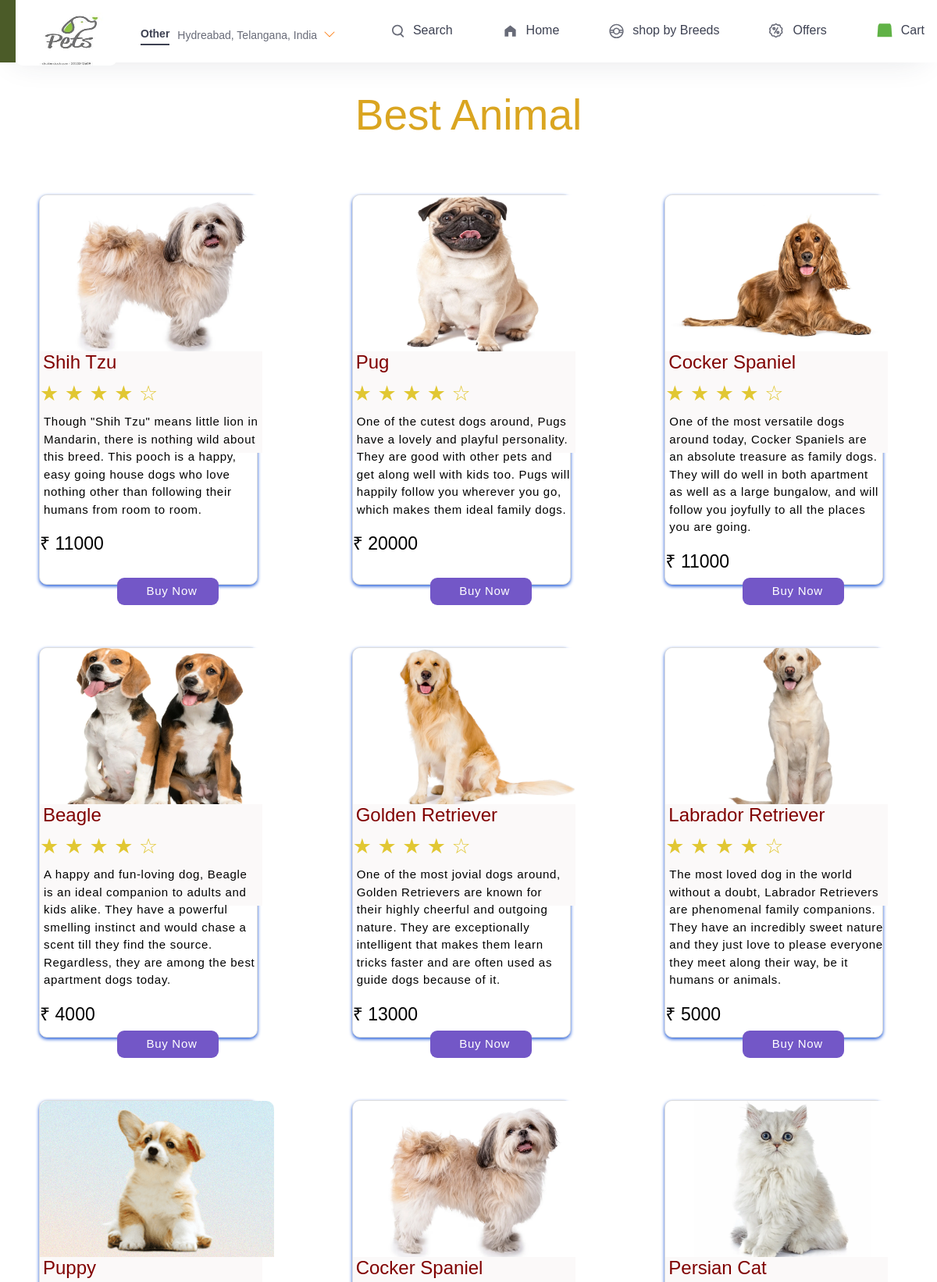
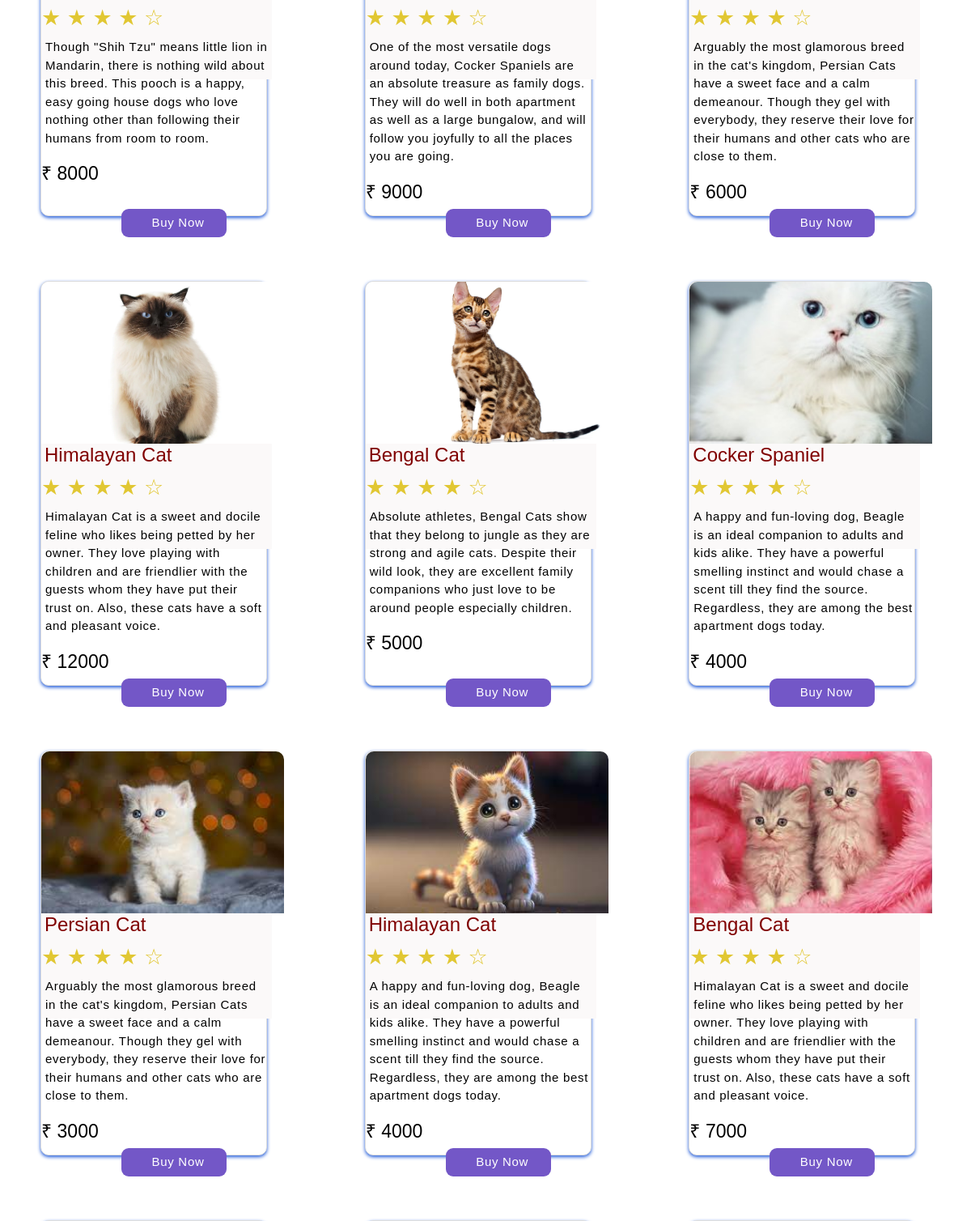
Page /animals (upper part) on the committed database (2 pictures, top to bottom).
### bookapp/models.py (models this page shows)
class animalsDB(models.Model):
    animals_image = models.ImageField(upload_to='images', null=True)
    animals_heading = models.CharField(max_length=1000)
    animals_content = models.CharField(max_length=2000)
    animals_price = models.IntegerField(max_length=6)
    animals_isStock = models.BooleanField(default=False)

### bookapp/views.py (the view)
# urls.py: path('animals', views.animals, name='animals'),
def animals(req):
    andata = animalsDB.objects.all()
    return render(req,'animals.html', {'data':andata})

### bookapp/templates/animals.html (shortened to what this page needs)
{% load static %}
<!DOCTYPE html>
<html lang="en">
  <head>
    <link rel="stylesheet" href="https://cdn.jsdelivr.net/npm/bootstrap@4.0.0/dist/css/bootstrap.min.css">
    <link rel="stylesheet" href="{% static 'css/style.css' %}">
    <link rel="stylesheet" href="{% static 'css/animals.css' %}">
  </head>
  <body>
      <header class="navbar">
          <div class="nav">
            <div class="left">
              <a href="#home" class="logo">
                <img class="logo_img" src="{% static 'images/logo1.jpeg' %}"  alt="">
              </a>
              <div class="location-div">
                <span class="other">Other</span>
                <span class="location">Hydreabad, Telangana, India</span>
                <span class="arrow-down">
                  <svg xmlns="http://www.w3.org/2000/svg" width="16" height="16" fill="currentColor" class="bi bi-chevron-down" viewBox="0 0 16 16">
                    <path fill-rule="evenodd" d="M1.646 4.646a.5.5 0 0 1 .708 0L8 10.293l5.646-5.647a.5.5 0 0 1 .708.708l-6 6a.5.5 0 0 1-.708 0l-6-6a.5.5 0 0 1 0-.708z"/>
                  </svg>
                </span>
              </div>
            </div>
            <div class="right">
              <ul class="items">
                <li>
                  <div class="nav-item">
                    <a href="{% url "animals" %}">
                      <span>Search</span>
                    </a>
                  </div>
                </li>
                <li>
                  <div class="nav-item">
                    <a href="{% url "home" %}">
                      <svg
                        class="_1GTCc"
                        viewBox="6 0 12 24"
                        height="19"
                        width="19"
                        fill="#686b78"
                      >
                        <path
                          d="M3 10v11h6v-7h6v7h6v-11L12,3z"
                        ></path>
                      </svg>
                      <span>Home</span>
                    </a>
                  </div>
                </li>
                <li>
                  <div class="nav-item">
                    <a href="{% url "animals" %}">
                      <span>shop by Breeds</span>
                    </a>
                  </div>
                </li>
                <li>
                  <div class="nav-item">
                    <a href="{% url "animals" %}">
                      <span>Offers </span>
                    </a>
                  </div>
                </li>
                <li>
                  <div class="nav-item">
                    <a href="{% url "cart" %}">
                      <svg
                        class="_1GTCc _173fq"
                        viewBox="-1 0 37 32"
                        height="20"
                        width="20"
                        fill="#60b246"
                      >
                        <path
                          d="M4.438 0l-2.598 5.11-1.84 26.124h34.909l-1.906-26.124-2.597-5.11z"
                        ></path>
                      </svg>
                      <span>Cart</span>
                    </a>
                  </div>
                </li>
              </ul>
            </div>
          </div>
      </header>
    <body>
      <br>
        <div class="headding">
          <h1 style=" font-size: 55px; text-align: center; padding-top: 90px; color: goldenrod;">Best Animal</h1>
        </div>
        <div class="main-card">
          {% for i in data %}
              <div class="animal-card">
              <img src="{{i.animals_image.url}}" class="shop-item-image" alt="Food Image">
              <div class="animal-details">
                  <h4 class="animal-name shop-item-title">{{i.animals_heading}}</h4>
                  <div class="rating">
                      <span class="star">&#9733;</span>
                      <span class="star">&#9733;</span>
                      <span class="star">&#9733;</span>
                      <span class="star">&#9733;</span>
                      <span class="star">&#9734;</span>
                  </div>
                  <p class="animal-description">{{i.animals_content}}</p>
                  <p class="shop-item-price">&#x20B9;&nbsp;{{i.animals_price}}</p>
              </div>
              <a href="{% url "cart" i.id%}">
              <button type="submit" class="button">Buy Now</button></a>
            </div>
          {% endfor %}
        </div>
    </body>
</html>

### bookapp/static/css/style.css (style rules this page uses)
*, *::after, *::before { box-sizing: inherit; margin: 0; padding: 0; }
html { font-size: 62.5%; box-sizing: border-box; }
body { font-family: sans-serif; font-size: 1.6rem; font-weight: 400; color: #000000; }
a { text-decoration: none; color: inherit; }
li { list-style: none; }
img { height: 100px; width: 150px; }
.navbar a { font-weight: 500; transition: all 0.2s linear; border-bottom: 2px solid transparent; }
.navbar { box-shadow: 0 15px 40px -20px rgba(43, 47, 68, 0.15); position: fixed; top: 0; left: 0; right: 0; height: 80px; background: #4b5b28; z-index: 1000; padding: 0 20px; }
.navbar .nav { max-width: 1200px; min-width: 1200px; position: relative; margin: 0 auto; height: 80px; background: #ffffff; display: flex; justify-content: space-between; }
.navbar .left { display: flex; align-items: center; }
.navbar .left .logo .logo_img { height: 80px; width: 130px; border-radius: 9px; }
.navbar .location-div, .other { position: relative; }
.navbar .location-div { display: flex; align-items: center; margin-left: 30px; max-width: 300px; height: 30px; cursor: pointer; margin-bottom: -1px; padding-right: 10px; font-size: 14px; }
.navbar .right { position: relative; }
.location-div .other { font-weight: 700; color: #3d4152; float: left; padding-bottom: 2px; border-bottom: 2px solid #3d4152; }
.location-div .location { display: block; font-weight: 300; padding-left: 5px; margin-left: 5px; color: #686b78; }
.location-div .arrow-down { position: absolute; right: -6%; top: 50%; transform: translateY(-50%); font-size: 1rem; color: #fc8019; font-weight: 700; }
.right .items { display: flex; align-items: center; }
.right .items li { margin-right: 36px; color: #3d4152; font-size: 16px; font-weight: 500; list-style-type: none; }
.right .items .nav-item { display: flex; align-items: center; padding-left: 28px; position: relative; height: 80px; cursor: pointer; }
.right .items .nav-item a { display: flex; align-items: center; text-decoration: none; color: #3d4152; font-size: 16px; }
.nav-item a span { padding-left: 11px; }
.right .items li:last-child a svg { color: #60b246; }

### bookapp/static/css/animals.css (style rules this page uses)
.main-card { display: grid; grid-template-columns: repeat(auto-fit, minmax(200px, 1fr)); grid-column-gap: 7em; grid-row-gap: 5em; margin: 40px 50px 40px 50px; margin-bottom: 170px; padding-right: 10px; }
.animal-card { width: 280px; height: 500px; background-color: #fff; border: 1px solid #ddd; border-radius: 10px; box-shadow: 0 2px 4px rgb(32, 91, 218); flex-direction: row; transition: all 0.3s; }
.animal-card img { width: 300px; height: 200px; object-fit: cover; border-top-left-radius: 10px; border-top-right-radius: 10px; }
.animal-card .animal-details { width: 285px; height: 130px; font-size: 20px; background-color: rgb(251, 249, 249); }
.animal-card .animal-details .animal-name { font-size: 24px; color: maroon; padding-left: 4px; }
.animal-card .animal-details .rating { color: #e1c733; font-size: 27px; }
.animal-card .animal-details .rating .star { display: inline-block; }
.animal-card .animal-details .animal-description { padding: 5px; font-size: 15px; letter-spacing: .7px; }
.animal-card .shop-item-price { font-size: 23px; }

### rows in the picture
animalsDB: animals_image (picture), animals_heading "Shih Tzu", animals_content "Though \"Shih Tzu\" means little lion in Mandarin, there is nothing wild about this breed. This pooch is a happy, easy going house dogs who love nothing other than following their humans from room to room.", animals_price "11000"
animalsDB: animals_image (picture), animals_heading "Pug", animals_content "One of the cutest dogs around, Pugs have a lovely and playful personality. They are good with other pets and get along well with kids too. Pugs will happily follow you wherever you go, which makes them ideal family dogs.", animals_price "20000"
animalsDB: animals_image (picture), animals_heading "Cocker Spaniel", animals_content "One of the most versatile dogs around today, Cocker Spaniels are an absolute treasure as family dogs. They will do well in both apartment as well as a large bungalow, and will follow you joyfully to all the places you are going.", animals_price "11000"
animalsDB: animals_image (picture), animals_heading "Beagle", animals_content "A happy and fun-loving dog, Beagle is an ideal companion to adults and kids alike. They have a powerful smelling instinct and would chase a scent till they find the source. Regardless, they are among the best apartment dogs today.", animals_price "4000"
animalsDB: animals_image (picture), animals_heading "Golden Retriever", animals_content "One of the most jovial dogs around, Golden Retrievers are known for their highly cheerful and outgoing nature. They are exceptionally intelligent that makes them learn tricks faster and are often used as guide dogs because of it.", animals_price "13000"
animalsDB: animals_image (picture), animals_heading "Labrador Retriever", animals_content "The most loved dog in the world without a doubt, Labrador Retrievers are phenomenal family companions. They have an incredibly sweet nature and they just love to please everyone they meet along their way, be it humans or animals.", animals_price "5000"
animalsDB: animals_image (picture), animals_heading "Puppy", animals_content "Though \"Shih Tzu\" means little lion in Mandarin, there is nothing wild about this breed. This pooch is a happy, easy going house dogs who love nothing other than following their humans from room to room.", animals_price "8000"
animalsDB: animals_image (picture), animals_heading "Cocker Spaniel", animals_content "One of the most versatile dogs around today, Cocker Spaniels are an absolute treasure as family dogs. They will do well in both apartment as well as a large bungalow, and will follow you joyfully to all the places you are going.", animals_price "9000"
animalsDB: animals_image (picture), animals_heading "Persian Cat", animals_content "Arguably the most glamorous breed in the cat's kingdom, Persian Cats have a sweet face and a calm demeanour. Though they gel with everybody, they reserve their love for their humans and other cats who are close to them.", animals_price "6000"
animalsDB: animals_image (picture), animals_heading "Himalayan Cat", animals_content "Himalayan Cat is a sweet and docile feline who likes being petted by her owner. They love playing with children and are friendlier with the guests whom they have put their trust on. Also, these cats have a soft and pleasant voice.", animals_price "12000"
animalsDB: animals_image (picture), animals_heading "Bengal Cat", animals_content "Absolute athletes, Bengal Cats show that they belong to jungle as they are strong and agile cats. Despite their wild look, they are excellent family companions who just love to be around people especially children.", animals_price "5000"
animalsDB: animals_image (picture), animals_heading "Cocker Spaniel", animals_content "A happy and fun-loving dog, Beagle is an ideal companion to adults and kids alike. They have a powerful smelling instinct and would chase a scent till they find the source. Regardless, they are among the best apartment dogs today.", animals_price "4000"
animalsDB: animals_image (picture), animals_heading "Persian Cat", animals_content "Arguably the most glamorous breed in the cat's kingdom, Persian Cats have a sweet face and a calm demeanour. Though they gel with everybody, they reserve their love for their humans and other cats who are close to them.", animals_price "3000"
animalsDB: animals_image (picture), animals_heading "Himalayan Cat", animals_content "A happy and fun-loving dog, Beagle is an ideal companion to adults and kids alike. They have a powerful smelling instinct and would chase a scent till they find the source. Regardless, they are among the best apartment dogs today.", animals_price "4000"
animalsDB: animals_image (picture), animals_heading "Bengal Cat", animals_content "Himalayan Cat is a sweet and docile feline who likes being petted by her owner. They love playing with children and are friendlier with the guests whom they have put their trust on. Also, these cats have a soft and pleasant voice.", animals_price "7000"
